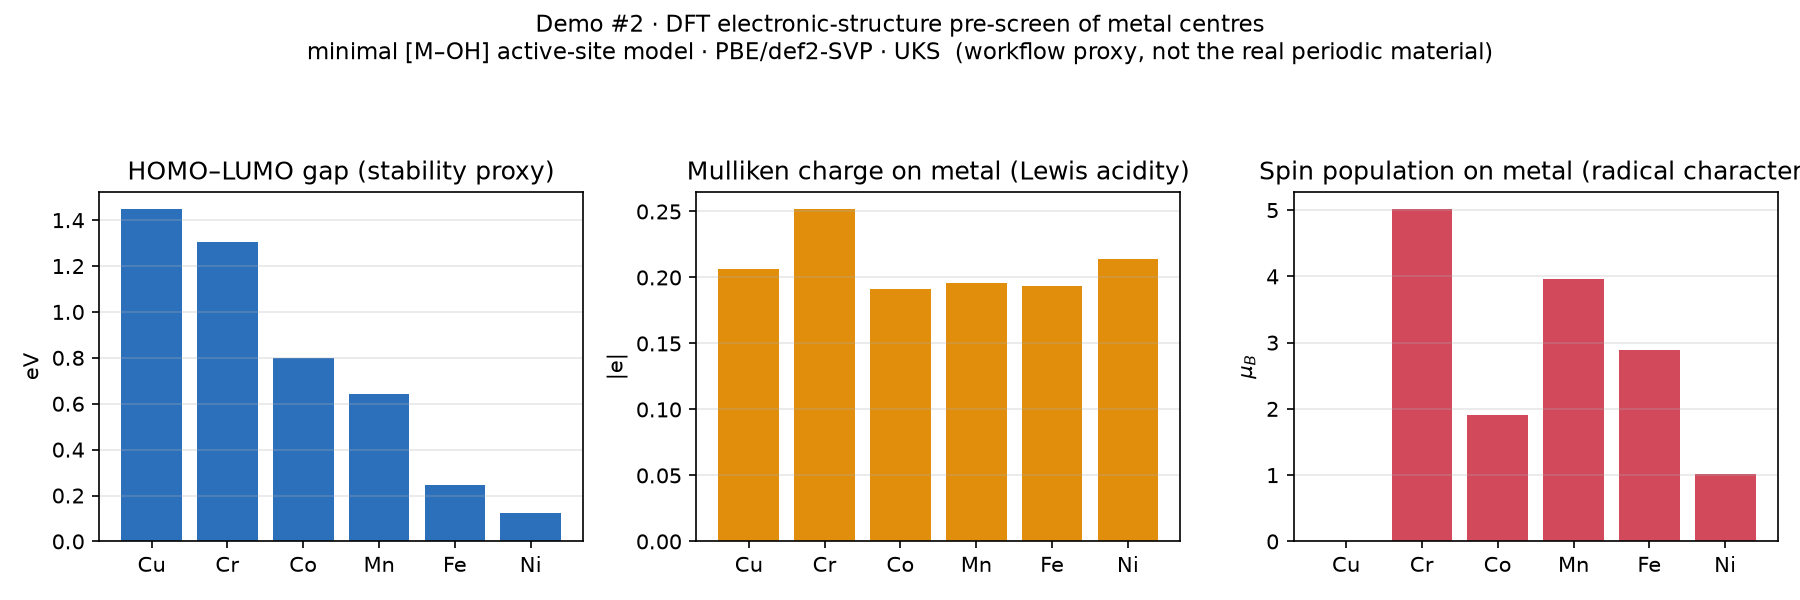

The Python source for this figure:
"""
Demo #2 — First-principles "initial screening" of metal centres for a
biomimetic (peroxidase-like) single-atom catalyst.

Motivation (from the chat context)
-----------------------------------
The reference work builds an Mn-organic-complex (MnOC) scaffold, swaps in
different metal centres to make an M-MnOC series, and screens ~ten metals
computationally before settling on a doped design. The user's own system is a
Cr-doped single-atom material targeting peroxidase-like (H2O2-activating)
activity. Step 1 of such a study is an ELECTRONIC-STRUCTURE / CHARGE-
DISTRIBUTION pre-screen of candidate metals.

WHAT THIS IS
------------
A genuine DFT calculation (PySCF, PBE/def2-SVP, unrestricted Kohn-Sham) run
end-to-end in this environment on a deliberately MINIMAL active-site model:
a single metal centre bound to one hydroxo group, [M-OH].

The metal-oxygen unit is the mechanistically relevant fragment: peroxidase
chemistry runs through a high-valent metal-oxo/hydroxo species (the "Compound I"
analogue), so a metal's ability to host and polarise an M-O bond is a
reasonable first descriptor.

For each metal we scan spin states and keep the lowest-energy one, then read off
screening descriptors:
    * ground-state spin multiplicity
    * HOMO / LUMO / HOMO-LUMO gap  (electronic stability proxy)
    * Mulliken charge on the metal  (Lewis acidity / charge distribution)
    * Mulliken spin population on the metal  (radical character)

WHAT THIS IS *NOT*
------------------
This is NOT the real periodic Cr-Co3O4 / Ir-MnOC material. A production study
needs: the full periodic slab in VASP/QE, geometry optimisation, the real
coordination environment, solvent, and reaction-barrier (NEB) calculations.
This molecular fragment is a fast, transparent proxy for the *workflow* only.
Treat the numbers as relative screening signals, not publication values.
"""

import numpy as np
from pyscf import gto, dft
from pyscf.scf import addons

HARTREE2EV = 27.211386245988

# candidate metal centres (relevant to Cr-doping and the M-MnOC screen)
METALS = ["Cr", "Mn", "Fe", "Co", "Ni", "Cu"]

# fixed minimal-model geometry: M-O ~1.80 A, O-H 0.97 A, M-O-H angle 110 deg
# (same geometry for every metal => fair relative comparison)
def geom(metal):
    import math
    a = math.radians(110.0)
    return [
        [metal, (0.0, 0.0, 0.0)],
        ["O",   (1.80, 0.0, 0.0)],
        ["H",   (1.80 + 0.97 * math.cos(a), 0.97 * math.sin(a), 0.0)],
    ]

Z = {"Cr": 24, "Mn": 25, "Fe": 26, "Co": 27, "Ni": 28, "Cu": 29}


def candidate_spins(metal):
    """Return spin (2S = n_alpha - n_beta) values consistent with electron parity.

    Neutral [M-OH]: total electrons = Z(M) + 8(O) + 1(H) = Z + 9.
    """
    n_elec = Z[metal] + 9
    if n_elec % 2 == 0:          # even electrons -> spin 0,2,4 (mult 1,3,5)
        return [0, 2, 4]
    else:                        # odd electrons  -> spin 1,3,5 (mult 2,4,6)
        return [1, 3, 5]


def run_one(metal, spin):
    mol = gto.M(atom=geom(metal), basis="def2-svp", spin=spin, charge=0,
                verbose=0)
    mf = dft.UKS(mol)
    mf.xc = "pbe"
    mf = addons.remove_linear_dep_(mf)
    mf.level_shift = 0.3          # help open-shell TM SCF converge
    mf.max_cycle = 200
    e = mf.kernel()
    if not mf.converged:
        mf = mf.newton()         # second-order fallback
        e = mf.kernel()
    if not mf.converged:
        return None
    return mf, e


def descriptors(mf):
    mol = mf.mol
    # frontier orbitals across both spin channels
    homo = -1e9
    lumo = 1e9
    for spin_ch in (0, 1):
        mo_e = mf.mo_energy[spin_ch]
        occ = mf.mo_occ[spin_ch]
        occ_e = mo_e[occ > 0]
        vir_e = mo_e[occ == 0]
        if len(occ_e):
            homo = max(homo, occ_e.max())
        if len(vir_e):
            lumo = min(lumo, vir_e.min())
    gap = (lumo - homo) * HARTREE2EV

    # Mulliken charges and spins (metal is atom 0)
    pop, chg = mf.mulliken_pop(verbose=0)
    q_metal = chg[0]
    dm = mf.make_rdm1()
    spin_dm = dm[0] - dm[1]
    s = mf.mol.aoslice_by_atom()
    ao0, ao1 = s[0][2], s[0][3]
    ovlp = mf.get_ovlp()
    spin_pop_metal = np.einsum("ij,ji->", spin_dm[ao0:ao1, :], ovlp[:, ao0:ao1])

    return dict(homo_eV=homo * HARTREE2EV, lumo_eV=lumo * HARTREE2EV,
                gap_eV=gap, q_metal=q_metal, spin_metal=spin_pop_metal)


def main():
    rows = []
    for m in METALS:
        best = None
        for sp in candidate_spins(m):
            try:
                res = run_one(m, sp)
            except Exception as exc:
                print(f"  [{m}] spin={sp} failed: {type(exc).__name__}")
                res = None
            if res is None:
                continue
            mf, e = res
            if best is None or e < best[0]:
                best = (e, sp, mf)
        if best is None:
            print(f"[{m}] no converged spin state — skipping")
            continue
        e, sp, mf = best
        d = descriptors(mf)
        d.update(metal=m, mult=sp + 1, energy=e)
        rows.append(d)
        print(f"[{m}] ground mult={sp+1}  E={e:.4f} Ha  "
              f"gap={d['gap_eV']:.2f} eV  q(M)={d['q_metal']:+.2f}  "
              f"spin(M)={d['spin_metal']:+.2f}")

    # simple screening summary table
    print("\n" + "=" * 74)
    print(f"{'metal':<6}{'mult':>5}{'HOMO/eV':>10}{'LUMO/eV':>10}"
          f"{'gap/eV':>9}{'q(M)':>8}{'spin(M)':>9}")
    print("-" * 74)
    for r in sorted(rows, key=lambda x: -x["gap_eV"]):
        print(f"{r['metal']:<6}{r['mult']:>5}{r['homo_eV']:>10.2f}"
              f"{r['lumo_eV']:>10.2f}{r['gap_eV']:>9.2f}"
              f"{r['q_metal']:>8.2f}{r['spin_metal']:>9.2f}")
    print("=" * 74)
    print("Ranked by HOMO-LUMO gap (electronic-stability proxy). Larger gap ~ more")
    print("robust closed-shell-like centre; larger q(M) ~ stronger Lewis acidity;")
    print("larger spin(M) ~ more radical / redox-active metal-oxo character.")
    return rows


if __name__ == "__main__":
    rows = main()

    # bar-chart summary of the screening descriptors
    try:
        import matplotlib
        matplotlib.use("Agg")
        import matplotlib.pyplot as plt, os
        rows_s = sorted(rows, key=lambda x: -x["gap_eV"])
        labels = [r["metal"] for r in rows_s]
        fig, ax = plt.subplots(1, 3, figsize=(12, 4))
        ax[0].bar(labels, [r["gap_eV"] for r in rows_s], color="#2c6fbb")
        ax[0].set_title("HOMO–LUMO gap (stability proxy)")
        ax[0].set_ylabel("eV")
        ax[1].bar(labels, [r["q_metal"] for r in rows_s], color="#e08e0b")
        ax[1].set_title("Mulliken charge on metal (Lewis acidity)")
        ax[1].set_ylabel("|e|")
        ax[2].bar(labels, [abs(r["spin_metal"]) for r in rows_s], color="#d1495b")
        ax[2].set_title("Spin population on metal (radical character)")
        ax[2].set_ylabel(r"$\mu_B$")
        for a in ax:
            a.grid(alpha=0.3, axis="y")
        fig.suptitle("Demo #2 · DFT electronic-structure pre-screen of metal centres\n"
                     "minimal [M–OH] active-site model · PBE/def2-SVP · UKS  "
                     "(workflow proxy, not the real periodic material)", fontsize=11)
        fig.tight_layout(rect=(0, 0, 1, 0.9))
        out = os.path.join(os.path.dirname(os.path.abspath(__file__)),
                           "metal_center_screen.png")
        fig.savefig(out, dpi=150)
        print(f"\nsaved figure -> {out}")
    except Exception as exc:
        print(f"(plot skipped: {exc})")
